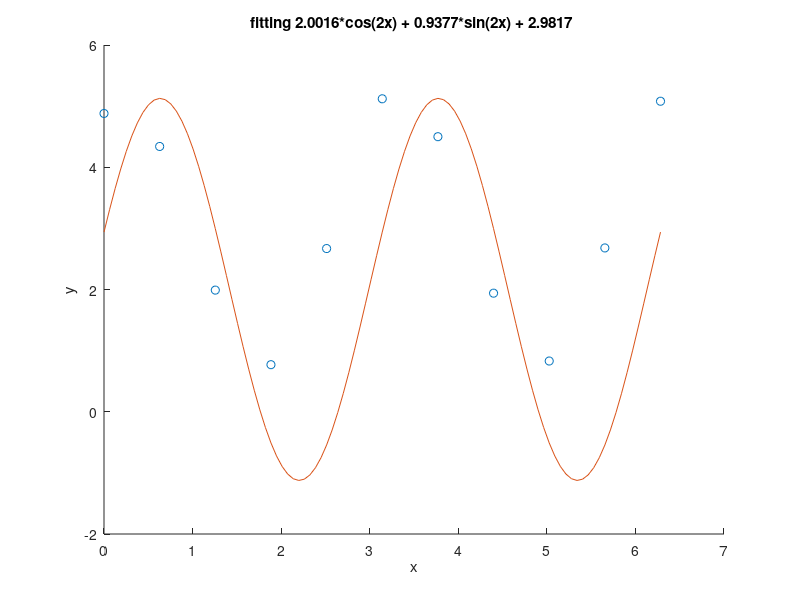

MATLAB code for this plot:
%%dlsq3
%%Least Squares approximation
%%Sivenathi Mgudlwa g16m3755
clc;
clear();

x1 = [0, 0.63, 1.26, 1.88, 2.51, 3.14, 3.77, 4.40, 5.03, 5.65, 6.28];
y = [4.88, 4.34, 1.99, 0.77, 2.67, 5.12, 4.50, 1.94, 0.83, 2.68, 5.08];

x = linspace(0,2*pi,11);

f0 = ones(1,11);
f1 = sin(2*x);
f2 = cos(2*x);

A = [sum(f2.*f2),sum(f2.*f1), sum(f2.*f0);
    sum(f1.*f2), sum(f1.*f1), sum(f1.*f0);
    sum(f0.*f2), sum(f0.*f1), sum(f0.*f0)];

b = [sum(y.*f2); sum(y.*f1); sum(y.*f0)]; 


cfnts = A\b;
a1 = cfnts(1);
a0 = cfnts(2);


xAxis = linspace(0, 2*pi,101);
yAxis = cfnts(3)*sin(2*xAxis) + cfnts(2)*cos(2*xAxis)+ cfnts(1);
hold on;
plot(x,y,'o');
plot(xAxis, yAxis);
xlabel('x');
ylabel('y');
fprintf('the coefficients are %5.4f %5.4f %5.4f ',cfnts(1), cfnts(2), cfnts(3));
title(sprintf('fitting %5.4f*cos(2x) + %5.4f*sin(2x) + %5.4f ',cfnts(1), cfnts(2), cfnts(3)));
hold off;